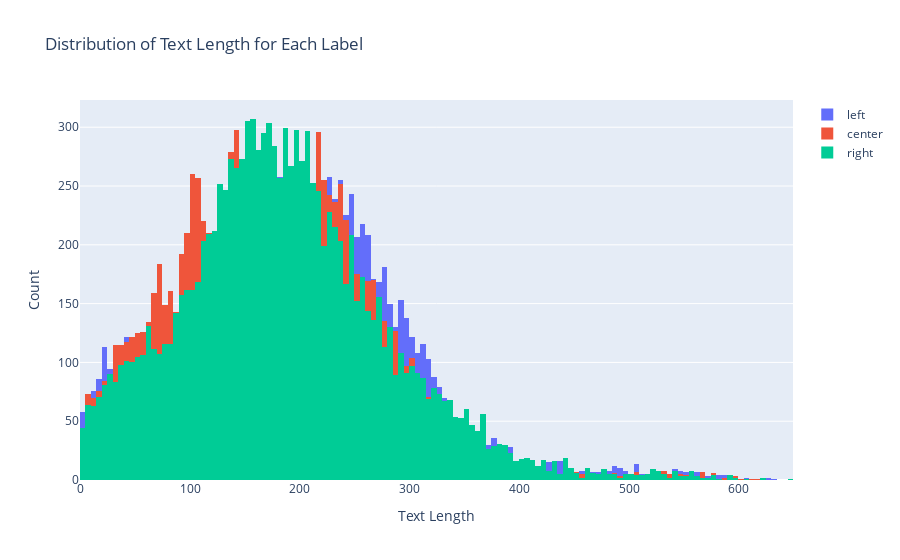

Notebook code cell kept with this figure:
### Markdown cell above
## Length Analysis of each category

### Code cell
# Create histogram using Plotly
fig = go.Figure()

# Add histograms for each label
for label in ['left', 'center', 'right']:
    fig.add_trace(go.Histogram(x=df[df['label'] == label]['len'], name=label))

# Customize layout
fig.update_layout(
    title='Distribution of Text Length for Each Label',
    xaxis_title='Text Length',
    yaxis_title='Count',
    barmode='overlay'  # Overlay histograms for better comparison
)

# Show plot
fig.show()

### Figure 1 — Plotly figure (JSON) as saved in the notebook; plotly's stock layout.template omitted (floating-point values rounded to 4 significant figures; data arrays with more than 128 entries replaced by an {"elided": "..."} marker saying what was removed)
{"data": [{"name": "left", "type": "histogram", "x": {"elided": "12167 int values"}}, {"name": "center", "type": "histogram", "x": {"elided": "12167 int values"}}, {"name": "right", "type": "histogram", "x": {"elided": "12167 int values"}}], "layout": {"barmode": "overlay", "title": {"text": "Distribution of Text Length for Each Label"}, "xaxis": {"title": {"text": "Text Length"}}, "yaxis": {"title": {"text": "Count"}}}}
